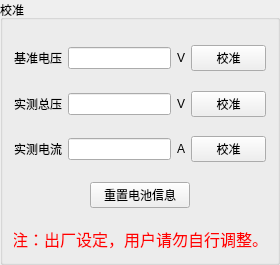
                            <widget class="QGroupBox" name="groupBox_28">
                             <property name="minimumSize">
                              <size>
                               <width>280</width>
                               <height>265</height>
                              </size>
                             </property>
                             <property name="maximumSize">
                              <size>
                               <width>280</width>
                               <height>265</height>
                              </size>
                             </property>
                             <property name="title">
                              <string>校准</string>
                             </property>
                             <layout class="QVBoxLayout" name="verticalLayout_51">
                              <property name="topMargin">
                               <number>12</number>
                              </property>
                              <item>
                               <spacer name="verticalSpacer_60">
                                <property name="orientation">
                                 <enum>Qt::Vertical</enum>
                                </property>
                                <property name="sizeHint" stdset="0">
                                 <size>
                                  <width>20</width>
                                  <height>40</height>
                                 </size>
                                </property>
                               </spacer>
                              </item>
                              <item>
                               <layout class="QHBoxLayout" name="horizontalLayout_175">
                                <item>
                                 <widget class="QLabel" name="label_254">
                                  <property name="minimumSize">
                                   <size>
                                    <width>48</width>
                                    <height>0</height>
                                   </size>
                                  </property>
                                  <property name="text">
                                   <string>基准电压</string>
                                  </property>
                                  <property name="alignment">
                                   <set>Qt::AlignCenter</set>
                                  </property>
                                 </widget>
                                </item>
                                <item>
                                 <widget class="QLineEdit" name="lineEdit_121">
                                  <property name="alignment">
                                   <set>Qt::AlignCenter</set>
                                  </property>
                                 </widget>
                                </item>
                                <item>
                                 <widget class="QLabel" name="label_255">
                                  <property name="text">
                                   <string>V</string>
                                  </property>
                                  <property name="alignment">
                                   <set>Qt::AlignCenter</set>
                                  </property>
                                 </widget>
                                </item>
                                <item>
                                 <widget class="QPushButton" name="pushButton_37">
                                  <property name="minimumSize">
                                   <size>
                                    <width>60</width>
                                    <height>0</height>
                                   </size>
                                  </property>
                                  <property name="text">
                                   <string>校准</string>
                                  </property>
                                 </widget>
                                </item>
                               </layout>
                              </item>
                              <item>
                               <spacer name="verticalSpacer_61">
                                <property name="orientation">
                                 <enum>Qt::Vertical</enum>
                                </property>
                                <property name="sizeHint" stdset="0">
                                 <size>
                                  <width>20</width>
                                  <height>40</height>
                                 </size>
                                </property>
                               </spacer>
                              </item>
                              <item>
                               <layout class="QHBoxLayout" name="horizontalLayout_176">
                                <item>
                                 <widget class="QLabel" name="label_256">
                                  <property name="minimumSize">
                                   <size>
                                    <width>48</width>
                                    <height>0</height>
                                   </size>
                                  </property>
                                  <property name="text">
                                   <string>实测总压</string>
                                  </property>
                                  <property name="alignment">
                                   <set>Qt::AlignCenter</set>
                                  </property>
                                 </widget>
                                </item>
                                <item>
                                 <widget class="QLineEdit" name="lineEdit_122">
                                  <property name="alignment">
                                   <set>Qt::AlignCenter</set>
                                  </property>
                                 </widget>
                                </item>
                                <item>
                                 <widget class="QLabel" name="label_257">
                                  <property name="text">
                                   <string>V</string>
                                  </property>
                                  <property name="alignment">
                                   <set>Qt::AlignCenter</set>
                                  </property>
                                 </widget>
                                </item>
                                <item>
                                 <widget class="QPushButton" name="pushButton_38">
                                  <property name="minimumSize">
                                   <size>
                                    <width>60</width>
                                    <height>0</height>
                                   </size>
                                  </property>
                                  <property name="text">
                                   <string>校准</string>
                                  </property>
                                 </widget>
                                </item>
                               </layout>
                              </item>
                              <item>
                               <spacer name="verticalSpacer_62">
                                <property name="orientation">
                                 <enum>Qt::Vertical</enum>
                                </property>
                                <property name="sizeHint" stdset="0">
                                 <size>
                                  <width>20</width>
                                  <height>40</height>
                                 </size>
                                </property>
                               </spacer>
                              </item>
                              <item>
                               <layout class="QHBoxLayout" name="horizontalLayout_177">
                                <item>
                                 <widget class="QLabel" name="label_258">
                                  <property name="minimumSize">
                                   <size>
                                    <width>48</width>
                                    <height>0</height>
                                   </size>
                                  </property>
                                  <property name="text">
                                   <string>实测电流</string>
                                  </property>
                                  <property name="alignment">
                                   <set>Qt::AlignCenter</set>
                                  </property>
                                 </widget>
                                </item>
                                <item>
                                 <widget class="QLineEdit" name="lineEdit_123">
                                  <property name="alignment">
                                   <set>Qt::AlignCenter</set>
                                  </property>
                                 </widget>
                                </item>
                                <item>
                                 <widget class="QLabel" name="label_259">
                                  <property name="text">
                                   <string>A</string>
                                  </property>
                                  <property name="alignment">
                                   <set>Qt::AlignCenter</set>
                                  </property>
                                 </widget>
                                </item>
                                <item>
                                 <widget class="QPushButton" name="pushButton_39">
                                  <property name="minimumSize">
                                   <size>
                                    <width>60</width>
                                    <height>0</height>
                                   </size>
                                  </property>
                                  <property name="text">
                                   <string>校准</string>
                                  </property>
                                 </widget>
                                </item>
                               </layout>
                              </item>
                              <item>
                               <spacer name="verticalSpacer_63">
                                <property name="orientation">
                                 <enum>Qt::Vertical</enum>
                                </property>
                                <property name="sizeHint" stdset="0">
                                 <size>
                                  <width>20</width>
                                  <height>40</height>
                                 </size>
                                </property>
                               </spacer>
                              </item>
                              <item>
                               <layout class="QHBoxLayout" name="horizontalLayout_178">
                                <item>
                                 <spacer name="horizontalSpacer_80">
                                  <property name="orientation">
                                   <enum>Qt::Horizontal</enum>
                                  </property>
                                  <property name="sizeHint" stdset="0">
                                   <size>
                                    <width>40</width>
                                    <height>20</height>
                                   </size>
                                  </property>
                                 </spacer>
                                </item>
                                <item>
                                 <widget class="QPushButton" name="pushButton_40">
                                  <property name="minimumSize">
                                   <size>
                                    <width>100</width>
                                    <height>0</height>
                                   </size>
                                  </property>
                                  <property name="text">
                                   <string>重置电池信息</string>
                                  </property>
                                 </widget>
                                </item>
                                <item>
                                 <spacer name="horizontalSpacer_81">
                                  <property name="orientation">
                                   <enum>Qt::Horizontal</enum>
                                  </property>
                                  <property name="sizeHint" stdset="0">
                                   <size>
                                    <width>40</width>
                                    <height>20</height>
                                   </size>
                                  </property>
                                 </spacer>
                                </item>
                               </layout>
                              </item>
                              <item>
                               <spacer name="verticalSpacer_64">
                                <property name="orientation">
                                 <enum>Qt::Vertical</enum>
                                </property>
                                <property name="sizeHint" stdset="0">
                                 <size>
                                  <width>20</width>
                                  <height>40</height>
                                 </size>
                                </property>
                               </spacer>
                              </item>
                              <item>
                               <layout class="QHBoxLayout" name="horizontalLayout_179">
                                <item>
                                 <widget class="QLabel" name="label_260">
                                  <property name="font">
                                   <font>
                                    <pointsize>12</pointsize>
                                   </font>
                                  </property>
                                  <property name="styleSheet">
                                   <string notr="true">color: rgb(255, 0, 0);</string>
                                  </property>
                                  <property name="text">
                                   <string>注：出厂设定，用户请勿自行调整。</string>
                                  </property>
                                  <property name="alignment">
                                   <set>Qt::AlignCenter</set>
                                  </property>
                                 </widget>
                                </item>
                               </layout>
                              </item>
                             </layout>
                            </widget>
